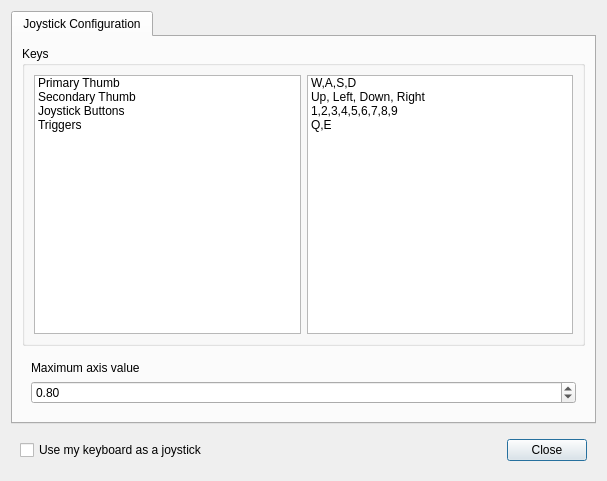
<?xml version="1.0" encoding="UTF-8"?>
<ui version="4.0">
 <class>KeyboardDrive</class>
 <widget class="QDialog" name="KeyboardDrive">
  <property name="windowModality">
   <enum>Qt::WindowModal</enum>
  </property>
  <property name="geometry">
   <rect>
    <x>0</x>
    <y>0</y>
    <width>607</width>
    <height>481</height>
   </rect>
  </property>
  <property name="sizePolicy">
   <sizepolicy hsizetype="Minimum" vsizetype="Minimum">
    <horstretch>0</horstretch>
    <verstretch>0</verstretch>
   </sizepolicy>
  </property>
  <property name="focusPolicy">
   <enum>Qt::ClickFocus</enum>
  </property>
  <property name="windowTitle">
   <string>Keyboard Drive</string>
  </property>
  <property name="modal">
   <bool>true</bool>
  </property>
  <layout class="QVBoxLayout" name="verticalLayout">
   <property name="sizeConstraint">
    <enum>QLayout::SetMinimumSize</enum>
   </property>
   <item>
    <widget class="QTabWidget" name="Tabs">
     <property name="currentIndex">
      <number>0</number>
     </property>
     <widget class="QWidget" name="Keys">
      <attribute name="title">
       <string>Joystick Configuration</string>
      </attribute>
      <layout class="QVBoxLayout" name="verticalLayout_2">
       <item>
        <widget class="QGroupBox" name="KeysBox">
         <property name="title">
          <string>Keys</string>
         </property>
         <property name="flat">
          <bool>false</bool>
         </property>
         <layout class="QHBoxLayout" name="horizontalLayout_3">
          <item>
           <widget class="QListWidget" name="ActionsList">
            <property name="sizePolicy">
             <sizepolicy hsizetype="MinimumExpanding" vsizetype="MinimumExpanding">
              <horstretch>0</horstretch>
              <verstretch>0</verstretch>
             </sizepolicy>
            </property>
            <property name="editTriggers">
             <set>QAbstractItemView::NoEditTriggers</set>
            </property>
            <property name="selectionMode">
             <enum>QAbstractItemView::NoSelection</enum>
            </property>
            <property name="viewMode">
             <enum>QListView::ListMode</enum>
            </property>
            <property name="uniformItemSizes">
             <bool>true</bool>
            </property>
            <item>
             <property name="text">
              <string>Primary Thumb</string>
             </property>
            </item>
            <item>
             <property name="text">
              <string>Secondary Thumb</string>
             </property>
            </item>
            <item>
             <property name="text">
              <string>Joystick Buttons</string>
             </property>
            </item>
            <item>
             <property name="text">
              <string>Triggers</string>
             </property>
            </item>
           </widget>
          </item>
          <item>
           <widget class="QListWidget" name="ShortcutList">
            <property name="sizePolicy">
             <sizepolicy hsizetype="MinimumExpanding" vsizetype="MinimumExpanding">
              <horstretch>0</horstretch>
              <verstretch>0</verstretch>
             </sizepolicy>
            </property>
            <property name="editTriggers">
             <set>QAbstractItemView::NoEditTriggers</set>
            </property>
            <property name="selectionMode">
             <enum>QAbstractItemView::NoSelection</enum>
            </property>
            <property name="viewMode">
             <enum>QListView::ListMode</enum>
            </property>
            <property name="uniformItemSizes">
             <bool>true</bool>
            </property>
            <item>
             <property name="text">
              <string>W,A,S,D</string>
             </property>
            </item>
            <item>
             <property name="text">
              <string>Up, Left, Down, Right</string>
             </property>
            </item>
            <item>
             <property name="text">
              <string>1,2,3,4,5,6,7,8,9</string>
             </property>
            </item>
            <item>
             <property name="text">
              <string>Q,E</string>
             </property>
            </item>
           </widget>
          </item>
         </layout>
        </widget>
       </item>
       <item>
        <widget class="QWidget" name="AxisBox" native="true">
         <layout class="QVBoxLayout" name="verticalLayout_3">
          <item>
           <widget class="QLabel" name="MaxValueAxis">
            <property name="text">
             <string>Maximum axis value</string>
            </property>
           </widget>
          </item>
          <item>
           <widget class="QDoubleSpinBox" name="MaximumValue">
            <property name="maximum">
             <double>1.000000000000000</double>
            </property>
            <property name="value">
             <double>0.800000000000000</double>
            </property>
           </widget>
          </item>
         </layout>
        </widget>
       </item>
      </layout>
     </widget>
    </widget>
   </item>
   <item>
    <widget class="QWidget" name="ButtonBox" native="true">
     <layout class="QHBoxLayout" name="horizontalLayout_2">
      <item>
       <widget class="QCheckBox" name="UseKeyboardCheckbox">
        <property name="text">
         <string>Use my keyboard as a joystick</string>
        </property>
       </widget>
      </item>
      <item>
       <spacer name="ButtonsSpacer">
        <property name="orientation">
         <enum>Qt::Horizontal</enum>
        </property>
        <property name="sizeHint" stdset="0">
         <size>
          <width>40</width>
          <height>20</height>
         </size>
        </property>
       </spacer>
      </item>
      <item>
       <widget class="QPushButton" name="Close">
        <property name="text">
         <string>Close</string>
        </property>
       </widget>
      </item>
     </layout>
    </widget>
   </item>
  </layout>
 </widget>
 <resources/>
 <connections/>
</ui>
